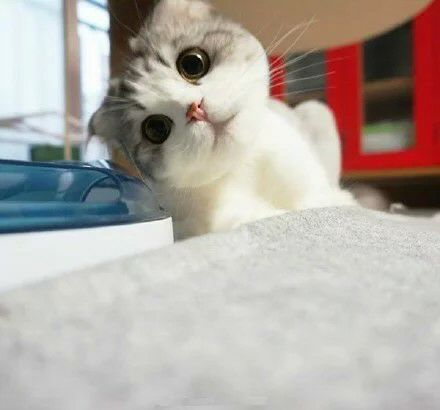
#> input picture source/cat.jpg, 440 x 410 px, found by its file name
$ python ch03-2.py
#> lines starting #> are read from the running program, lines starting #| are printed output that depends on the picture
import cv2

def myLineAdjust(image, k, b):
    # 将tuple中的元素取出，赋值给height，width，channels
    height = image.shape[0]
    width = image.shape[1]

    for row in range(height):
        for col in range(width):
            image[row][col] = 255 if image[row][col] * k + b > 255 else image[row][col] * k + b

    return image

if __name__ == '__main__':

    image = cv2.imread('cat.jpg', 0)
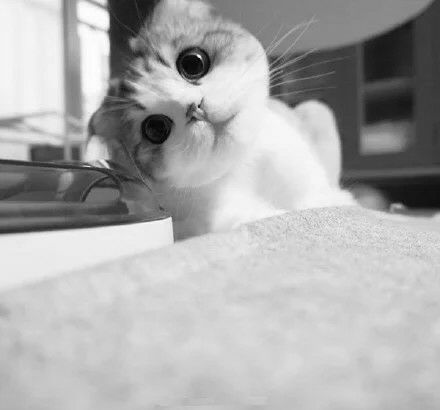
#> image: shape (410, 440); min 0, max 255, mean 171.9
    cv2.imshow('srcImage', image)

    dstImage = myLineAdjust(image, 1, 100)
#> after the loop in myLineAdjust, `for row in range(height):`:
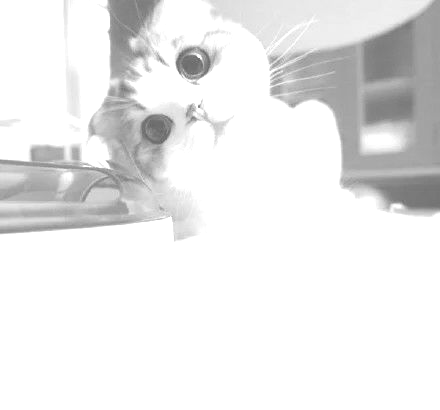
#> image: shape (410, 440); min 100, max 255, mean 233.8
    cv2.imshow('dstImage', dstImage)

    cv2.waitKey(0)
